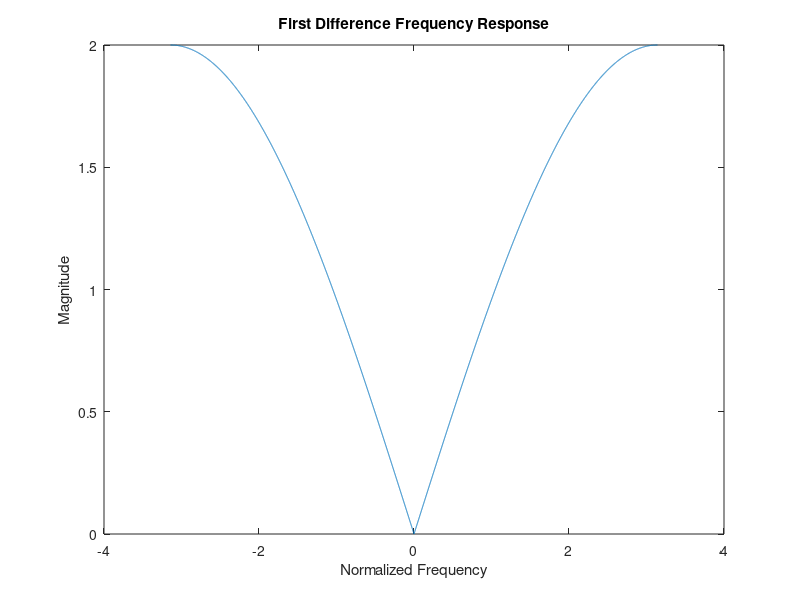

Write the MATLAB code that produced this figure. (Note: this script raises an error after producing the figure.)
%% 3.1
b = [1, -1];
w = -pi:1/1000:pi;
[hh, ww] = freqz(b, 1, w);
plot(ww, abs(hh));
title('First Difference Frequency Response');
ylabel('Magnitude');
xlabel('Normalized Frequency');


[xx, fs, n] = wavread('catsdogs.wav');
yy = filter(b,1, xx);
tt = 0:1/fs:length(xx)/fs;

figure
subplot(2,1,1)
plotspec(xx,fs);
title('CatsandDogs.wav');
ylabel('Magnitude');
xlabel('Time (sec)');
subplot(2,1,2)
plotspec(yy,fs);
title('CatsandDogs.wav First Difference');
ylabel('Magnitude');
xlabel('Time (sec)');

soundsc(xx, fs);
soundsc(yy, fs);

%% 3.2
figure 
fs = 8000;
t = 0:1/fs:1.3;;
b1 = (1.1 + cos(2*pi*81*t));
b2 = cos(2*pi*1031*t);
bb = b1.*b2;
subplot(2,1,1)
plot(t,bb);
title('AM Modulation Signal');
ylabel('Magnitude');
xlabel('Time (sec)');
subplot(2,1,2);
plot(t,abs(bb));
title('Magnitude of AM Modulation Signal');
ylabel('Magnitude');
xlabel('Time (sec)');

figure
subplot(3,1,1)
plotspec(bb, fs);
title('Spectrogram of AM Signal');
ylabel('Frequency');
xlabel('Time (sec)');
subplot(3,1,2)
plotspec(b1, fs);
title('Spectrogram of Envelope');
ylabel('Frequency');
xlabel('Time (sec)');
subplot(3,1,3)
plotspec(abs(bb), fs);
title('Spectrogram of AM Signal Magnitude');
ylabel('Frequency');
xlabel('Time (sec)');

%% 3.2b
bb3 = abs(bb);
load filter.mat
bb3y = filter(num, den, bb3);
figure
subplot(2,1,1)
plot(t,bb3y);
title('AM Signal Magnitude Cubed through LPF');
ylabel('Magnitude');
xlabel('Time (sec)');
subplot(2,1,2);
plot(t,b1);
title('Modulation');
ylabel('Magnitude');
xlabel('Time (sec)');

